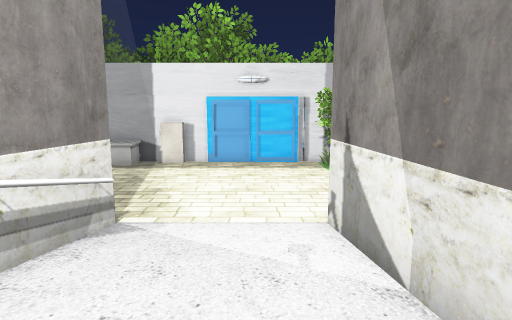
[1] (above)

16 first-person views from a walk through a 3-D level made in the Unity game engine. The camera is 1.3 m above the floor, tilts 8° down and sees 80° across. The floor is counted in squares, 1 m on a side. Each view is taken from the middle of a square. On the plan, view 1 faces up. The plan holds only what a view shows up to about 14 squares ahead; the rest is blank. The place goes on beyond the plan. The player is left out. Some surface patterns are stand-ins.

[2]
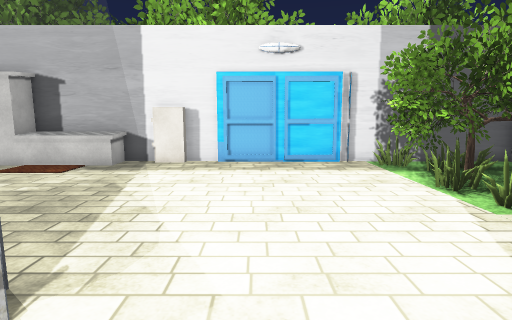

[3]
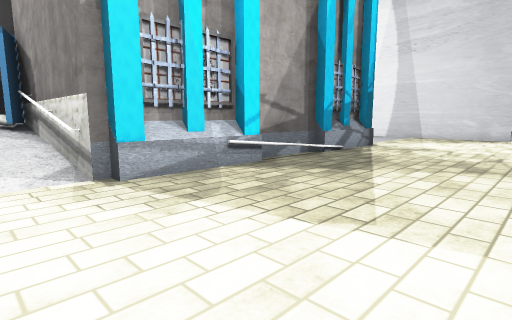

[4]
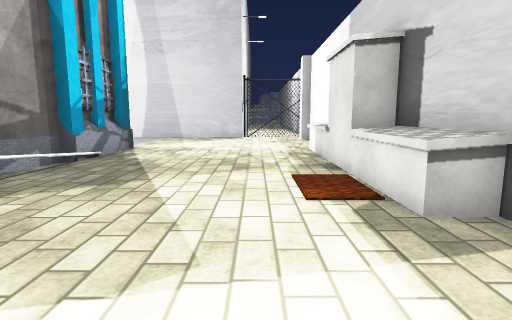

[5]
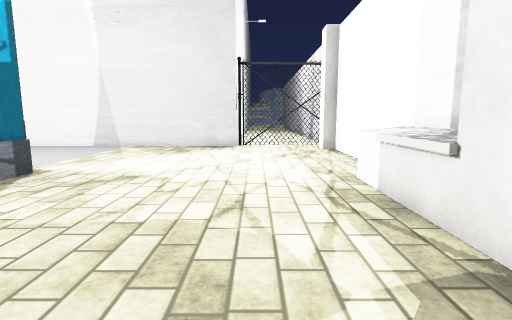

[6]
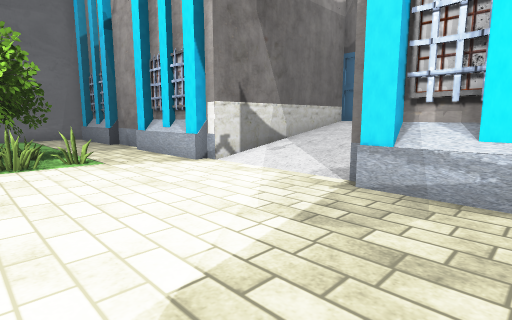

[7]
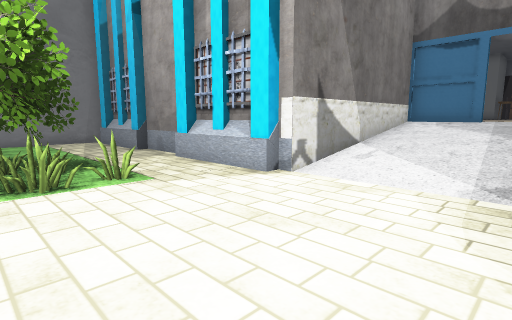

[8]
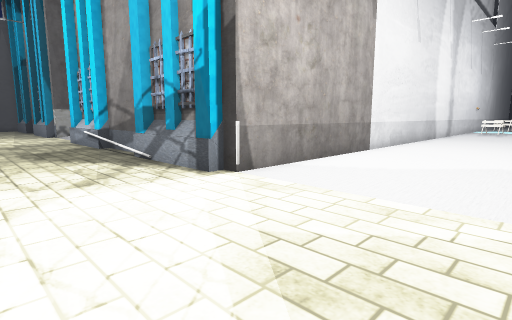

[9]
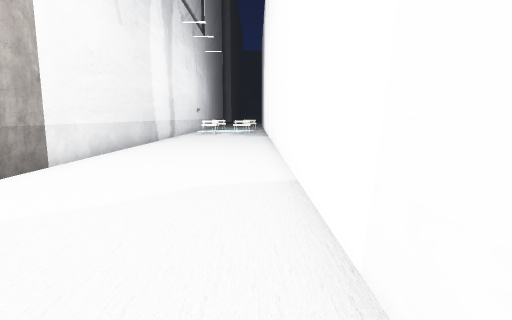

[10]
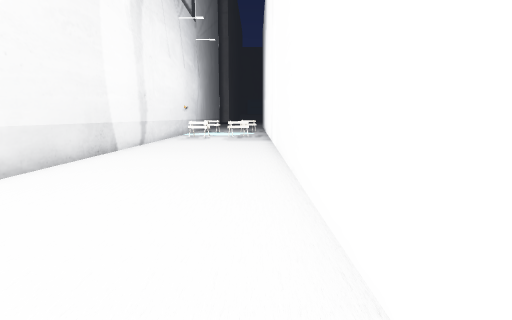

[11]
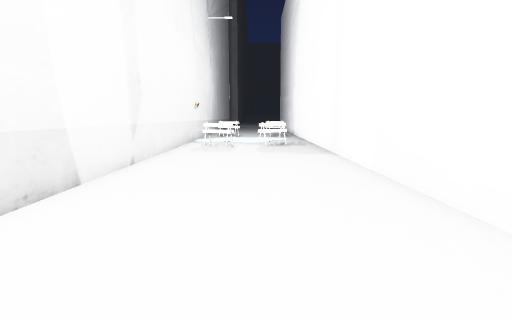

[12]
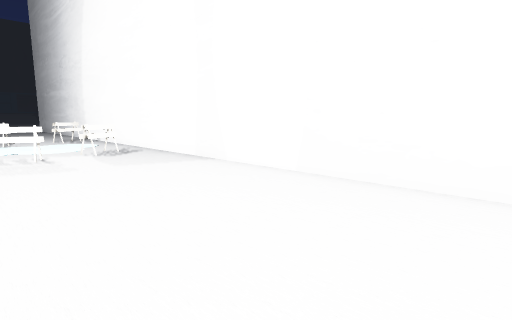

[13]
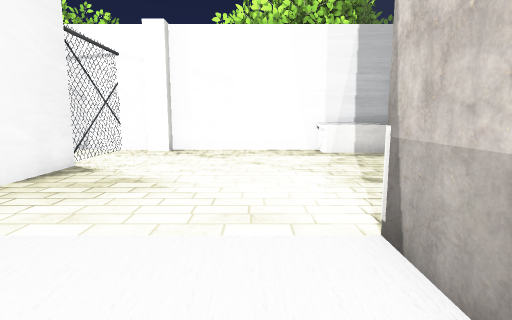

[14]
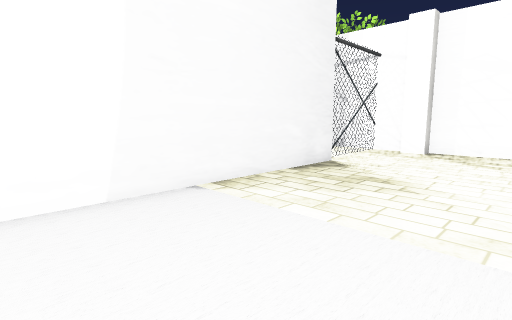

[15]
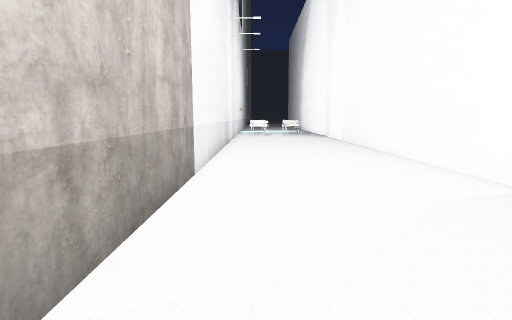

[16]
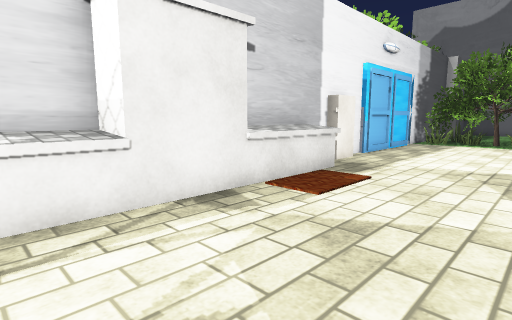

### Floor plan
Key: @ floor where view 1 was taken; # wall or solid block; . main floor; : floor 0.75 m higher than the main floor; + floor 1 m higher than the main floor; / step, stairs or slope; = window, fence, low wall or low ledge; ^ raised ledge; O other object.
Columns run from 22 left of view 1 to 9 right of it. Each row starts with its distance up from view 1.
 15 ########^^^O ^^^^##########O###
 14 #.......^^^O#O^^^........OOOO
 13 #........................OOOO
 12 #........................OO#O
 11 #.........................OOOO
 10 #.........................OOOO.
  9 #......==.........==.........===
  8 #.....===........===.........===
  7 #.....===OO#...OOO===...#OOO#==O
  6 #......#####OO#####O....O####OO#
  5 #......#          ##////##
  4 #......#           #////#
  3 #......#           #////#
  2 #......#           #////#
  1 #......#           #:///#
  0 #......#           ##+@+#
 -1 #......#           ######
 -2 #......#
 -3 #......#
 -4 #......#
 -5 #......#
 -6 #......#
 -7 #......#
 -8 #......#
 -9 #......#
-10 #......#
-11 #......#
-12 #......#
-13 #......#
-14 #......#
-15 #......#
-16 #......#
-17 #......#
-18 #..OOO.#

Where each view was taken, in squares from view 1:
view 1: 0 up, 0 right, facing up
view 2: 4 up, 1 left, facing up
view 3: 13 up, 1 left, facing down-left
view 4: 12 up, 2 left, facing left
view 5: 12 up, 8 left, facing left
view 6: 12 up, 6 left, facing down-right
view 7: 12 up, 3 left, facing down-right
view 8: 11 up, 21 left, facing down-right
view 9: 7 up, 21 left, facing down
view 10: 2 up, 21 left, facing down
view 11: 4 down, 19 left, facing down
view 12: 7 down, 16 left, facing down-left
view 13: 3 up, 17 left, facing up
view 14: 3 up, 17 left, facing up-left
view 15: 6 up, 17 left, facing down
view 16: 10 up, 13 left, facing up-right
